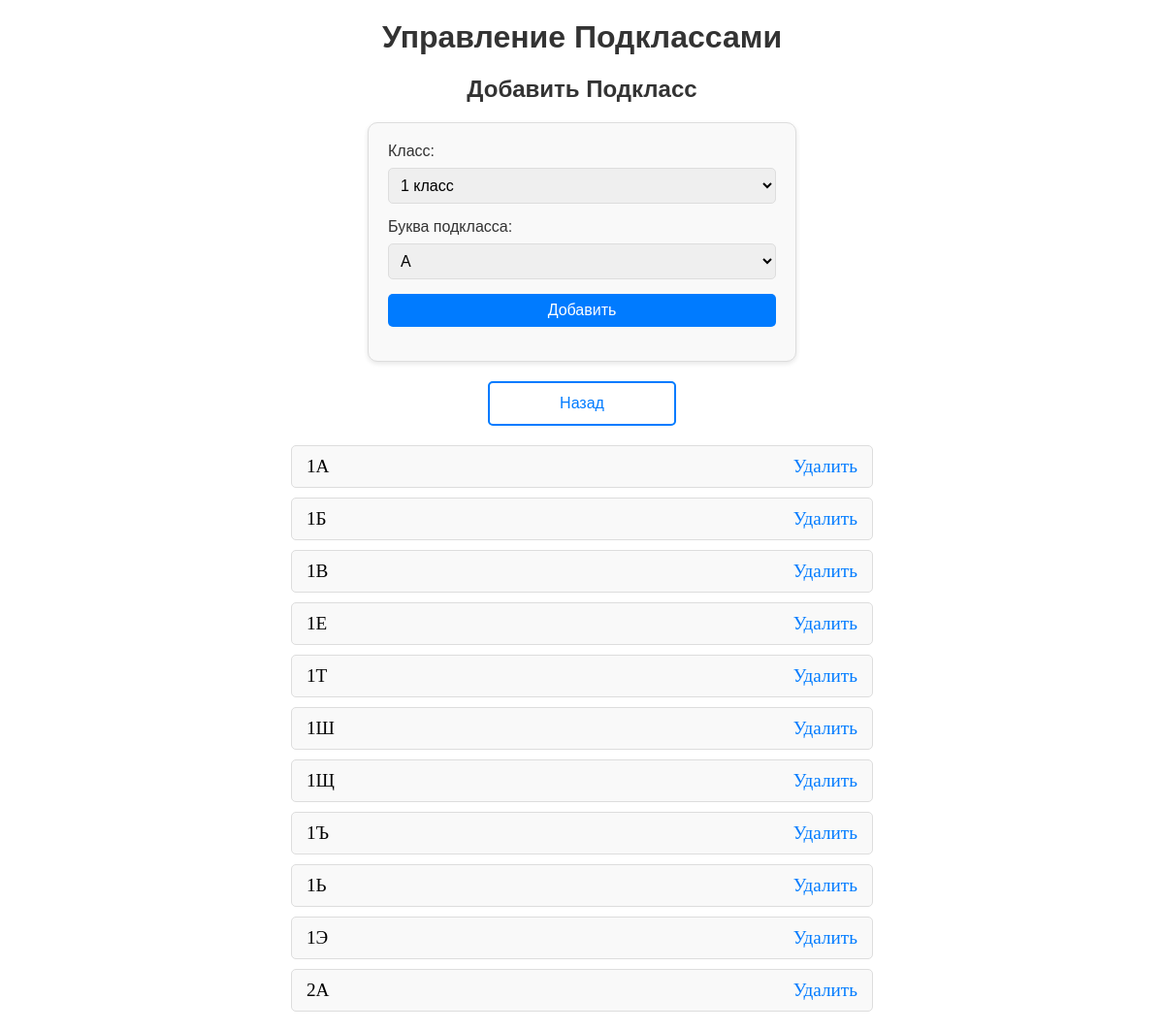
The app's page /custom_admin/subgrades/ (signed in) with its own data.
### school/models.py (models this page shows, shortened)
class SubGrade(models.Model):
    grade = models.ForeignKey(Grade, on_delete=models.CASCADE, related_name='subgrades')
    letter = models.CharField(max_length=1)  # Например, 'А', 'Б', 'В' и т.д.
    class Meta:
        verbose_name = "Подкласс"
        verbose_name_plural = "Подклассы"
        unique_together = (('grade', 'letter'),)
    def __str__(self):
        return f"{self.grade.number}{self.letter}"

class Grade(models.Model):
    school = models.ForeignKey(School, on_delete=models.CASCADE, related_name='grades')
    number = models.PositiveIntegerField(null=True)
    class Meta:
        verbose_name = "Класс"
        verbose_name_plural = "Классы"

### school/views.py (the view, shortened to what this page needs)
# urls.py: path('custom_admin/subgrades/', views.manage_subgrades, name='manage_subgrades'),
@login_required
def manage_subgrades(request):
    user_school = request.user.school_user.school
    subgrades = SubGrade.objects.filter(grade__school=user_school).select_related('grade').order_by('grade__number', 'letter')
    grades = Grade.objects.filter(school=user_school).order_by('number')
    return render(request, 'school/admin/manage_subgrades.html', {'subgrades': subgrades, 'grades': grades})

### school/templates/school/admin/manage_subgrades.html (shortened to what this page needs)
<!DOCTYPE html>
<html lang="ru">
<head>
</head>
<body>
    <h1>Управление Подклассами</h1>
    <h2>Добавить Подкласс</h2>
    <form method="post">
        <label for="grade_id">Класс:</label>
        <select name="grade_id" id="grade_id" required>
            {% for grade in grades %}
                <option value="{{ grade.id }}">{{ grade.number }} класс</option>
            {% endfor %}
        </select>
        <label for="letter">Буква подкласса:</label>
        <select name="letter" id="letter" required>
            {% for letter in 'АБВГДЕЖЗИЙКЛМНОПРСТУФХЦЧШЩЪЫЬЭЮЯ' %}
                <option value="{{ letter }}">{{ letter }}</option>
            {% endfor %}
        </select>
        <button type="submit">Добавить</button>
    </form>
    <p><a href="{% url 'custom_admin_dashboard' %}">Назад</a></p>
    <ul>
        {% for subgrade in subgrades %}
            <li>
                {{ subgrade }}
                <a href="{% url 'delete_subgrade' subgrade.id %}" onclick="return confirm('Вы уверены, что хотите удалить этот подкласс?');">Удалить</a>
            </li>
        {% empty %}
            <li>Подклассы отсутствуют.</li>
        {% endfor %}
    </ul>
</body>
</html>

### school/templates/school/admin/manage_subgrades.html (style rules this page uses)
h1, h2 { font-family: Arial, sans-serif; color: #333; text-align: center; margin-top: 20px; }
ul { list-style-type: none; padding: 0; margin: 20px auto; max-width: 600px; font-size: 1.2rem; }
ul li { display: flex; justify-content: space-between; align-items: center; padding: 10px 15px; margin-bottom: 10px; border: 1px solid #ddd; border-radius: 5px; background-color: #f9f9f9; transition: background-color 0.3s ease; }
ul li a { text-decoration: none; color: #007BFF; transition: color 0.3s ease; }
form { margin: 20px auto; max-width: 400px; font-family: Arial, sans-serif; font-size: 1rem; background-color: #f9f9f9; padding: 20px; border: 1px solid #ddd; border-radius: 10px; box-shadow: 0 2px 5px rgba(0, 0, 0, 0.1); }
form label { display: block; margin-bottom: 8px; color: #333; }
form select, form button { width: 100%; padding: 8px; margin-bottom: 15px; font-size: 1rem; border: 1px solid #ddd; border-radius: 5px; box-sizing: border-box; }
form button { background-color: #007BFF; color: white; border: none; cursor: pointer; transition: background-color 0.3s ease; }
p a { display: block; text-align: center; font-family: Arial, sans-serif; color: #007BFF; text-decoration: none; padding: 12px 20px; border: 2px solid #007BFF; border-radius: 5px; transition: background-color 0.3s ease, color 0.3s ease; width: 150px; margin: 20px auto; }

### records on screen
SubGrade: grade+letter "1А"
SubGrade: grade+letter "1Б"
SubGrade: grade+letter "1В"
SubGrade: grade+letter "1Е"
SubGrade: grade+letter "1Т"
SubGrade: grade+letter "1Ш"
SubGrade: grade+letter "1Щ"
SubGrade: grade+letter "1Ъ"
SubGrade: grade+letter "1Ь"
SubGrade: grade+letter "1Э"
SubGrade: grade+letter "2А"

### other values on screen
form field grade_id "1 класс"
form field letter "А"
